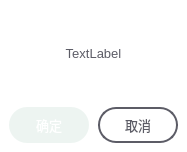
<?xml version="1.0" encoding="UTF-8"?>
<ui version="4.0">
 <class>OneMessageBox</class>
 <widget class="QDialog" name="OneMessageBox">
  <property name="geometry">
   <rect>
    <x>0</x>
    <y>0</y>
    <width>187</width>
    <height>152</height>
   </rect>
  </property>
  <property name="windowTitle">
   <string>OneMessageBox</string>
  </property>
  <property name="styleSheet">
   <string notr="true">QWidget
{
	color: #5c5c66;
}

QPushButton
{
	border-radius: 18px;
	border: 2px solid #5c5c66;
	color: #5c5c66;
	background-color: white;
}
QPushButton:hover
{
	background-color: #858585;
}

#OneMessageBox
{
	background-color: white;
}

#btn_accept
{
	border: none;
	color: white;
	background-color: #edf4f1;
}
#btn_accept:hover
{
	background-color: #b6d1c8;
}

#widget
{
	background-color: transparent;
}</string>
  </property>
  <layout class="QVBoxLayout" name="verticalLayout">
   <property name="spacing">
    <number>9</number>
   </property>
   <property name="leftMargin">
    <number>0</number>
   </property>
   <property name="topMargin">
    <number>9</number>
   </property>
   <property name="rightMargin">
    <number>0</number>
   </property>
   <property name="bottomMargin">
    <number>9</number>
   </property>
   <item>
    <widget class="QLabel" name="label2">
     <property name="minimumSize">
      <size>
       <width>0</width>
       <height>40</height>
      </size>
     </property>
     <property name="font">
      <font>
       <family>Microsoft YaHei UI</family>
       <pointsize>10</pointsize>
      </font>
     </property>
     <property name="text">
      <string>TextLabel</string>
     </property>
     <property name="alignment">
      <set>Qt::AlignCenter</set>
     </property>
     <property name="wordWrap">
      <bool>true</bool>
     </property>
    </widget>
   </item>
   <item>
    <widget class="QWidget" name="widget" native="true">
     <property name="minimumSize">
      <size>
       <width>0</width>
       <height>36</height>
      </size>
     </property>
     <property name="maximumSize">
      <size>
       <width>16777215</width>
       <height>36</height>
      </size>
     </property>
     <layout class="QHBoxLayout" name="horizontalLayout">
      <property name="spacing">
       <number>9</number>
      </property>
      <property name="leftMargin">
       <number>0</number>
      </property>
      <property name="topMargin">
       <number>0</number>
      </property>
      <property name="rightMargin">
       <number>0</number>
      </property>
      <property name="bottomMargin">
       <number>0</number>
      </property>
      <item>
       <spacer name="horizontalSpacer">
        <property name="orientation">
         <enum>Qt::Horizontal</enum>
        </property>
        <property name="sizeHint" stdset="0">
         <size>
          <width>0</width>
          <height>20</height>
         </size>
        </property>
       </spacer>
      </item>
      <item>
       <widget class="QPushButton" name="btn_accept">
        <property name="enabled">
         <bool>true</bool>
        </property>
        <property name="sizePolicy">
         <sizepolicy hsizetype="Minimum" vsizetype="Fixed">
          <horstretch>0</horstretch>
          <verstretch>0</verstretch>
         </sizepolicy>
        </property>
        <property name="minimumSize">
         <size>
          <width>80</width>
          <height>36</height>
         </size>
        </property>
        <property name="maximumSize">
         <size>
          <width>80</width>
          <height>36</height>
         </size>
        </property>
        <property name="font">
         <font>
          <family>Microsoft YaHei UI</family>
          <pointsize>10</pointsize>
         </font>
        </property>
        <property name="cursor">
         <cursorShape>PointingHandCursor</cursorShape>
        </property>
        <property name="text">
         <string>确定</string>
        </property>
       </widget>
      </item>
      <item>
       <widget class="QPushButton" name="btn_cancel">
        <property name="sizePolicy">
         <sizepolicy hsizetype="Minimum" vsizetype="Fixed">
          <horstretch>0</horstretch>
          <verstretch>0</verstretch>
         </sizepolicy>
        </property>
        <property name="minimumSize">
         <size>
          <width>80</width>
          <height>36</height>
         </size>
        </property>
        <property name="maximumSize">
         <size>
          <width>80</width>
          <height>36</height>
         </size>
        </property>
        <property name="font">
         <font>
          <family>Microsoft YaHei UI</family>
          <pointsize>10</pointsize>
         </font>
        </property>
        <property name="cursor">
         <cursorShape>PointingHandCursor</cursorShape>
        </property>
        <property name="text">
         <string>取消</string>
        </property>
       </widget>
      </item>
      <item>
       <spacer name="horizontalSpacer_2">
        <property name="orientation">
         <enum>Qt::Horizontal</enum>
        </property>
        <property name="sizeHint" stdset="0">
         <size>
          <width>2</width>
          <height>20</height>
         </size>
        </property>
       </spacer>
      </item>
     </layout>
    </widget>
   </item>
  </layout>
 </widget>
 <layoutdefault spacing="6" margin="11"/>
 <resources/>
 <connections/>
</ui>
